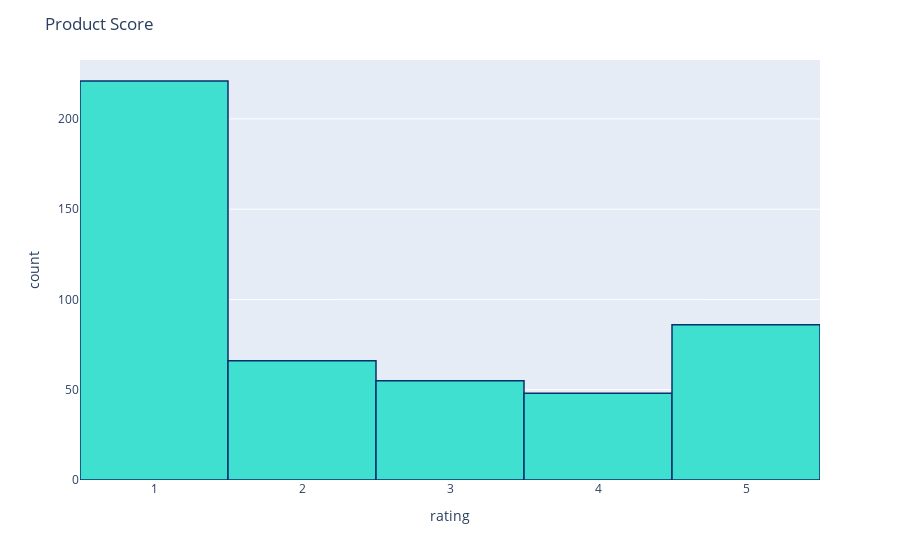

Write notebook code for a chart like this one.
### Code cell
fig = px.histogram(df_skypeNew, x="rating")
fig.update_traces(marker_color="turquoise",marker_line_color='rgb(8,48,107)',
                  marker_line_width=1.5)
fig.update_layout(title_text='Product Score')
fig.show()

### Figure 1 — Plotly figure (JSON) as saved in the notebook; plotly's stock layout.template omitted (floating-point values rounded to 4 significant figures; data arrays with more than 128 entries replaced by an {"elided": "..."} marker saying what was removed)
{"data": [{"alignmentgroup": "True", "bingroup": "x", "hovertemplate": "rating=%{x}<br>count=%{y}<extra></extra>", "legendgroup": "", "marker": {"color": "turquoise", "line": {"color": "rgb(8,48,107)", "width": 1.5}, "pattern": {"shape": ""}}, "name": "", "offsetgroup": "", "orientation": "v", "showlegend": false, "type": "histogram", "x": {"elided": "476 int values"}, "xaxis": "x", "yaxis": "y"}], "layout": {"barmode": "relative", "legend": {"tracegroupgap": 0}, "margin": {"t": 60}, "title": {"text": "Product Score"}, "xaxis": {"anchor": "y", "domain": [0, 1], "title": {"text": "rating"}}, "yaxis": {"anchor": "x", "domain": [0, 1], "title": {"text": "count"}}}}
